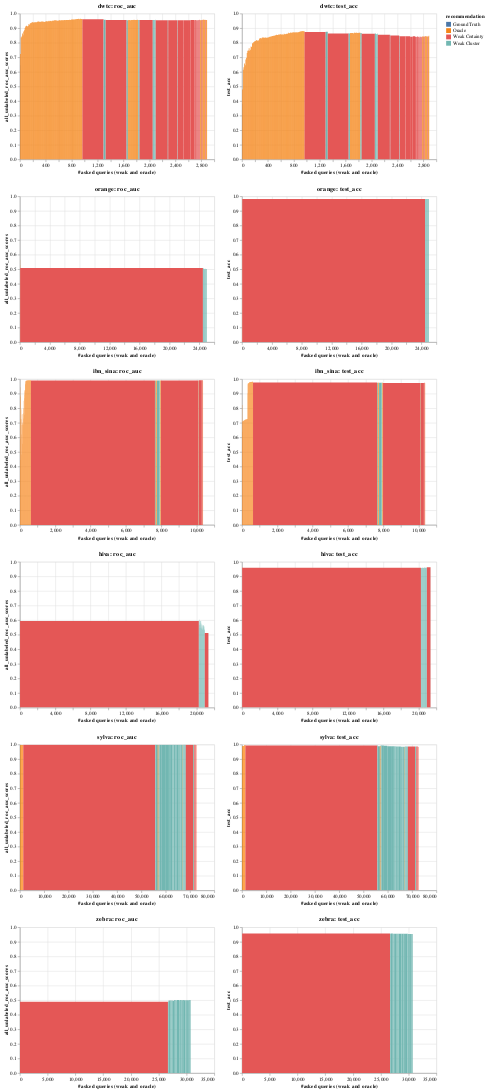

Source (notebook cell):
### Code cell
def visualise_top_n(top_n=0):
    charts = []

    alt.renderers.enable("html")

    for result in loaded_data[top_n][:]:
        metrics = loads(result.metrics_per_al_cycle)
        test_data_metrics = [
            metrics["test_data_metrics"][0][f][0]["weighted avg"]
            for f in range(0, len(metrics["test_data_metrics"][0]))
        ]
        test_acc = [
            metrics["test_data_metrics"][0][f][0]["accuracy"]
            for f in range(0, len(metrics["test_data_metrics"][0]))
        ]

        data = pd.DataFrame(
            {
                "iteration": range(0, len(metrics["all_unlabeled_roc_auc_scores"])),
                "all_unlabeled_roc_auc_scores": metrics["all_unlabeled_roc_auc_scores"],
                "query_length": metrics["query_length"],
                "recommendation": metrics["recommendation"],
                "query_strong_accuracy_list": metrics["query_strong_accuracy_list"],
                "f1": [i["f1-score"] for i in test_data_metrics],
                "test_acc": test_acc,
                #'asked_queries': [sum(metrics['query_length'][:i]) for i in range(0, len(metrics['query_length']))],
            }
        )

        # bar width
        data["asked_queries"] = data["query_length"].cumsum()
        data["asked_queries_end"] = data["asked_queries"].shift(fill_value=0)

        # print(data[['asked_queries', 'query_length']])

        data["recommendation"] = data["recommendation"].replace(
            {
                "A": "Oracle",
                "C": "Weak Cluster",
                "U": "Weak Certainty",
                "G": "Ground Truth",
            }
        )

        # data = data[:100]

        # calculate global score OHNE

        chart = (
            alt.Chart(data)
            .mark_rect(
                # point=True,
                # line=True,
                # interpolate='step-after',
            )
            .encode(
                x=alt.X("asked_queries_end", title="#asked queries (weak and oracle)"),
                x2="asked_queries",
                color=alt.Color("recommendation", scale=alt.Scale(scheme="tableau10")),
                tooltip=[
                    "iteration",
                    "f1",
                    "test_acc",
                    "all_unlabeled_roc_auc_scores",
                    "query_strong_accuracy_list",
                    "query_length",
                    "recommendation",
                ],
                # scale=alt.Scale(domain=[0,1])
            )
            .properties(title=result.dataset_name)
            .interactive()
        )
        charts.append(
            alt.hconcat(
                chart.encode(
                    alt.Y(
                        "all_unlabeled_roc_auc_scores", scale=alt.Scale(domain=[0, 1])
                    )
                ).properties(title=result.dataset_name + ": roc_auc"),
                # chart.encode(alt.Y('f1', scale=alt.Scale(domain=[0,1]))).properties(title=result.dataset_name + ': f1'),
                chart.encode(
                    alt.Y("test_acc", scale=alt.Scale(domain=[0, 1]))
                ).properties(title=result.dataset_name + ": test_acc"),
            )
        )

    return alt.vconcat(*charts).configure()


visualise_top_n(0)
